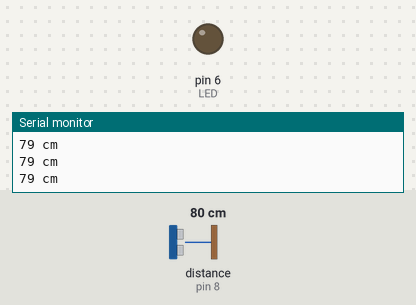
The sketch below on a simulated Arduino Uno, built with avr-gcc and run on an emulated ATmega328P. On the bench: output pins drawn as LEDs (lit = HIGH), the last lines printed to the serial monitor. Wiring (inferred from the names in the program): ultrasonic range finder: trigger pin 9; echo pin 8. Inputs (shaded band) come from the test bench; at power-on: distance to the obstacle (sensor on pin 8) 80 cm. The echo pulse lasts 58.3 µs per cm; pins used as bus, display or sensor lines are not drawn.

Above: at 1.2 s.
1.3 s: distance to the obstacle (sensor on pin 8) set to 5 cm
4.3 s: distance to the obstacle (sensor on pin 8) set to 2 cm
At 4.8 s:
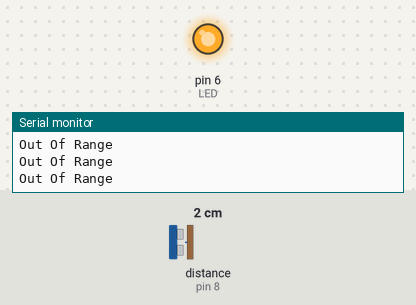
5.9 s: distance to the obstacle (sensor on pin 8) set to 4 cm
At 6.4 s:
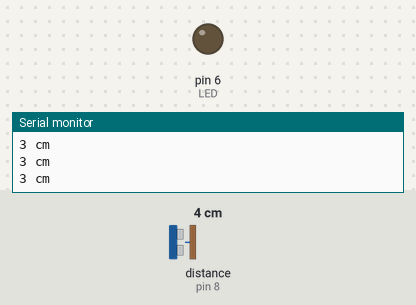
Timing chart, 0 to 8.9 s (numbered marks = the images above; inputs shaded):
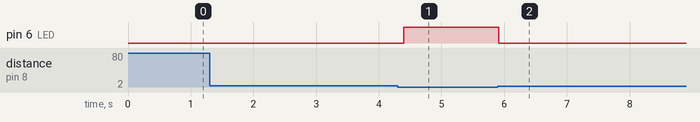

Measured:
- the behaviour switches between 4 and 3 cm on distance to the obstacle (sensor on pin 8) (found by bisection; images 0 and 1)
- after the input at 4.3 s, pin 6 (LED): LOW → HIGH after 0.10 s
- after the input at 5.9 s, pin 6 (LED): HIGH → LOW at once

The sketch:

ultrasonic.ino
```cpp
#define trig 9
#define echo 8
#define LED 6
long duration, distance;


void setup() {
  pinMode(trig,OUTPUT);
  pinMode(echo,INPUT);
  pinMode(LED,OUTPUT);
  Serial.begin(9600);
}

void loop() {
 digitalWrite(trig,LOW);
 delayMicroseconds(2);
 digitalWrite(trig,HIGH);
 delayMicroseconds(10);
 digitalWrite(trig,LOW);

 duration = pulseIn(echo,HIGH);
 distance = (duration/2)/29.1;

 if(distance >= 400 || distance <= 2){
   Serial.println("Out Of Range");
   digitalWrite(LED,HIGH);
 }else {
   digitalWrite(LED,LOW);
   Serial.print(distance);
   Serial.println(" cm");
 }

 delay(100);
}
```
